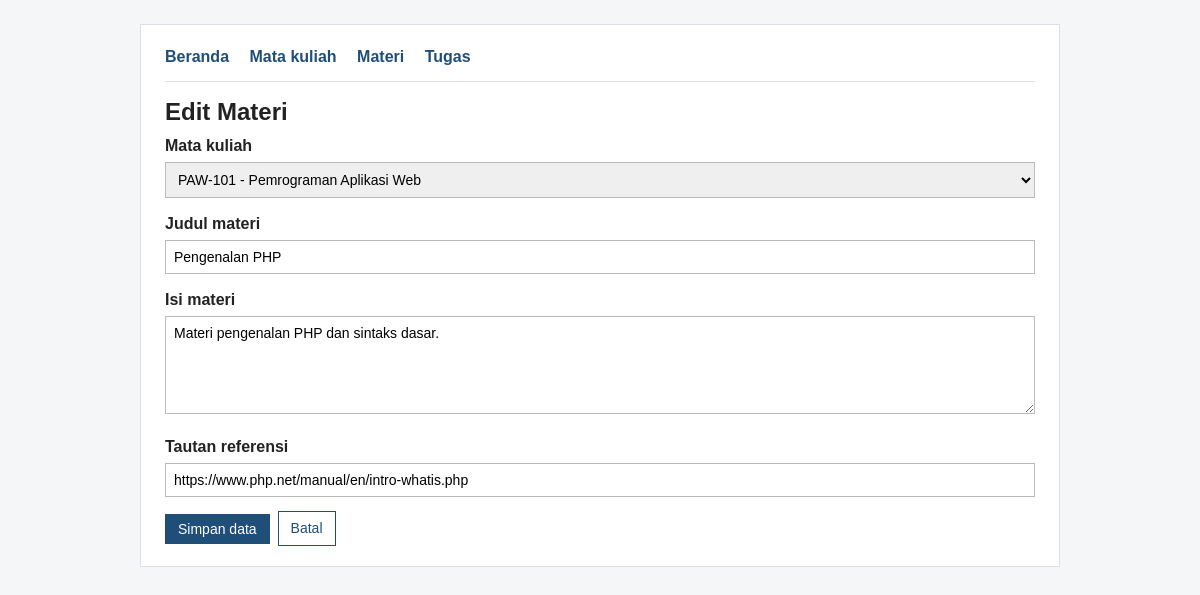
The page /edit_materi.php?id=1 on the database its author committed.
### tables this page shows
CREATE TABLE materi (
    id INT UNSIGNED AUTO_INCREMENT PRIMARY KEY,
    mata_kuliah_id INT UNSIGNED NOT NULL,
    judul VARCHAR(150) NOT NULL,
    isi TEXT NOT NULL,
    tautan VARCHAR(255) NOT NULL,
    FOREIGN KEY (mata_kuliah_id)
        REFERENCES mata_kuliah(id)
        ON DELETE RESTRICT
);

CREATE TABLE mata_kuliah (
    id INT UNSIGNED AUTO_INCREMENT PRIMARY KEY,
    kode VARCHAR(20) NOT NULL UNIQUE,
    nama VARCHAR(100) NOT NULL,
    dosen VARCHAR(100) NOT NULL,
    semester TINYINT UNSIGNED NOT NULL
);

### edit_materi.php (the view, shortened to what this page needs)
<?php
require 'koneksi.php';
function e($s) { return htmlspecialchars((string) $s, ENT_QUOTES, 'UTF-8'); }
$id = filter_var($_GET['id'] ?? '', FILTER_VALIDATE_INT, ['options' => ['min_range' => 1]]);
$stmt = $conn->prepare('SELECT id, mata_kuliah_id, judul, isi, tautan FROM materi WHERE id = ?');
$stmt->bind_param('i', $id);
$stmt->execute();
$lama = $stmt->get_result()->fetch_assoc();
$mata_kuliah_id = (string) $lama['mata_kuliah_id'];
$judul = $lama['judul'];
$isi = $lama['isi'];
$tautan = $lama['tautan'];
$mkList = $conn->query('SELECT id, kode, nama FROM mata_kuliah ORDER BY nama')->fetch_all(MYSQLI_ASSOC);
?>
<!DOCTYPE html>
<html lang="id">
<head>
    <link rel="stylesheet" href="style.css">
</head>
<body>
<div class="container">
    <nav>
        <a href="index.php">Beranda</a>
        <a href="daftar_mata_kuliah.php">Mata kuliah</a>
        <a href="daftar_materi.php">Materi</a>
        <a href="daftar_tugas.php">Tugas</a>
    </nav>
    <hr>
    <h1>Edit Materi</h1>
    <form method="POST" action="edit_materi.php?id=<?= (int) $id ?>" class="form" novalidate>
        <p>
            <label for="mata_kuliah_id">Mata kuliah</label><br>
            <select id="mata_kuliah_id" name="mata_kuliah_id">
                <?php foreach ($mkList as $m): ?>
                    <option value="<?= (int) $m['id'] ?>" <?= $mata_kuliah_id === (string) $m['id'] ? 'selected' : '' ?>>
                        <?= e($m['kode']) ?> - <?= e($m['nama']) ?>
                    </option>
                <?php endforeach; ?>
            </select>
        </p>
        <p>
            <label for="judul">Judul materi</label><br>
            <input type="text" id="judul" name="judul" maxlength="150" value="<?= e($judul) ?>">
        </p>
        <p>
            <label for="isi">Isi materi</label><br>
            <textarea id="isi" name="isi" rows="5"><?= e($isi) ?></textarea>
        </p>
        <p>
            <label for="tautan">Tautan referensi</label><br>
            <input type="text" id="tautan" name="tautan" maxlength="255" value="<?= e($tautan) ?>">
        </p>
        <div class="aksi">
            <button type="submit" class="btn btn-primary">Simpan data</button>
            <a class="btn" href="daftar_materi.php">Batal</a>
        </div>
    </form>
</div>
</body>
</html>

### style.css (style rules this page uses)
* { box-sizing: border-box; }
body { font-family: Arial, Helvetica, sans-serif; color: #222; background: #f4f6f8; margin: 0; line-height: 1.5; }
.container { max-width: 920px; margin: 24px auto; padding: 20px 24px; background: #fff; border: 1px solid #dde; }
nav a { margin-right: 16px; color: #1f4e79; font-weight: bold; text-decoration: none; }
h1 { margin: 8px 0 4px; font-size: 24px; }
hr { border: 0; border-top: 1px solid #ddd; margin: 12px 0; }
.btn { display: inline-block; padding: 6px 12px; border: 1px solid #1f4e79; background: #fff; color: #1f4e79; text-decoration: none; font-size: 14px; font-family: inherit; cursor: pointer; }
.btn-primary { background: #1f4e79; color: #fff; }
.form p { margin: 0 0 14px; }
.form label { font-weight: bold; }
input[type="text"], input[type="number"], input[type="date"], select, textarea { width: 100%; padding: 8px; border: 1px solid #bbb; font-family: inherit; font-size: 14px; }
.form input, .form select, .form textarea { margin-top: 4px; }
.aksi { display: flex; gap: 8px; align-items: center; }

### rows shown on the page
materi: mata_kuliah_id "PAW-101 - Pemrograman Aplikasi Web", judul "Pengenalan PHP", isi "Materi pengenalan PHP dan sintaks dasar.", tautan "https://www.php.net/manual/en/intro-whatis.php"
